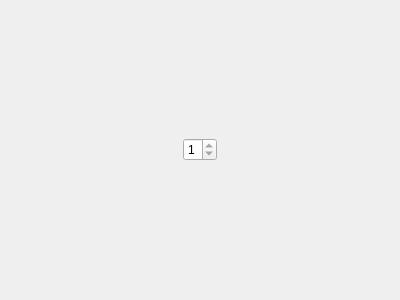
<?xml version="1.0" encoding="UTF-8"?>
<ui version="4.0">
 <class>numberOfPlayersPage</class>
 <widget class="QWizardPage" name="numberOfPlayersPage">
  <property name="geometry">
   <rect>
    <x>0</x>
    <y>0</y>
    <width>400</width>
    <height>300</height>
   </rect>
  </property>
  <property name="windowTitle">
   <string>WizardPage</string>
  </property>
  <property name="title">
   <string>Number of players</string>
  </property>
  <property name="subTitle">
   <string>Set number of players</string>
  </property>
  <layout class="QHBoxLayout" name="horizontalLayout">
   <item>
    <spacer name="horizontalSpacer">
     <property name="orientation">
      <enum>Qt::Horizontal</enum>
     </property>
     <property name="sizeHint" stdset="0">
      <size>
       <width>40</width>
       <height>20</height>
      </size>
     </property>
    </spacer>
   </item>
   <item>
    <widget class="QSpinBox" name="numberOfPlayers">
     <property name="minimum">
      <number>1</number>
     </property>
     <property name="maximum">
      <number>1</number>
     </property>
     <property name="value">
      <number>1</number>
     </property>
    </widget>
   </item>
   <item>
    <spacer name="horizontalSpacer_2">
     <property name="orientation">
      <enum>Qt::Horizontal</enum>
     </property>
     <property name="sizeHint" stdset="0">
      <size>
       <width>40</width>
       <height>20</height>
      </size>
     </property>
    </spacer>
   </item>
  </layout>
 </widget>
 <resources/>
 <connections/>
</ui>
